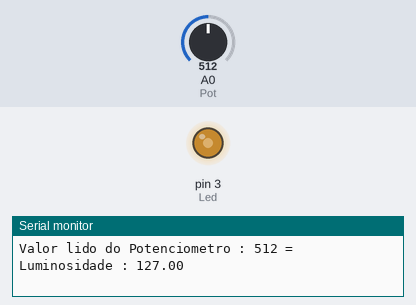
Recording of a sketch running on a simulated Arduino Uno, built with avr-gcc and run on an emulated ATmega328P. On the bench: output pins drawn as LEDs (lit = HIGH), the last lines printed to the serial monitor. The inputs (shaded band) are chosen by the test bench; at power-on: A0 (Pot) = 512.

Above: at 1.2 s.
1.3 s: A0 (Pot) set to 415
At 2.4 s:
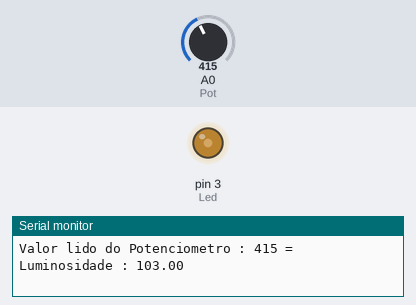
4.3 s: A0 (Pot) set to 391
At 4.9 s:
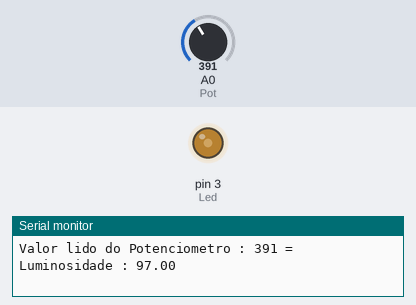
7.3 s: A0 (Pot) set to 716
At 7.9 s:
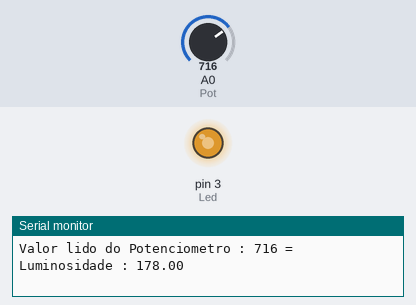
8.8 s: A0 (Pot) set to 981
At 10.1 s:
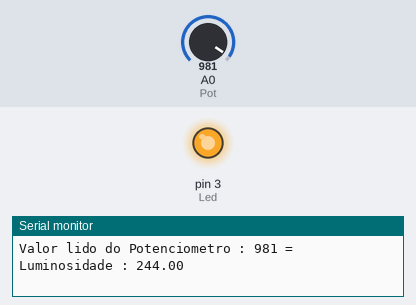
10.4 s: A0 (Pot) set to 1010
At 11.4 s:
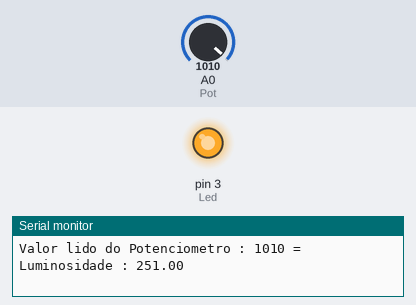
13.4 s: A0 (Pot) set to 122
At 14.7 s:
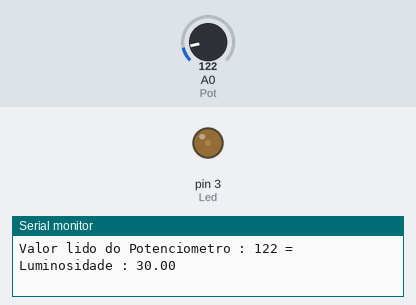
Timing chart, 0 to 15.9 s (numbered marks = the images above; inputs shaded):
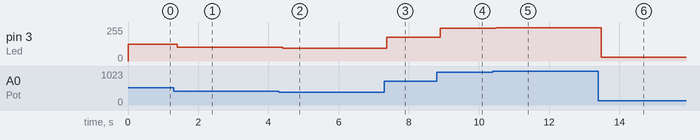

The sketch:

Pratica7_Luminosidade_LED.ino
```cpp
int Led = 3;             // atribuiu pino 3 digital a palavra Led
int Pot = 0;             // atribuiu pino A0 analogico a palavra Pot
int valor = 0;           // atribuiu 0 a varivel valor

// float  variavel com maior resoluçao de numeros inteiros
// pode chegar a 3.4028235 E+38 (32 bits)
float luminosidade = 0;  // atribuiu 0 a varivel luminosidade

void setup()
{
  Serial.begin(9600);    //Inicializa a comunicacao serial
  pinMode(Led, OUTPUT); //Define o pino do 3 como saída
}

void loop()
{
  valor = analogRead(Pot);    // Le o valor analogico do potenciometro (0 a 1023)
  luminosidade = map(valor, 0, 1023, 0, 255);  // Converte o valor lido do Pot

  Serial.print("Valor lido do Potenciometro : ");
  Serial.print(valor);
  Serial.print(" = Luminosidade : ");
  Serial.println(luminosidade);

  // agora trocamos a escrita digital HIGT ou LOW para o valor de luminositade lida pelo potenciometro
  analogWrite(Led, luminosidade); // Acende o Led - Sinal PWM (0 a 255)
 }
```

Measured:
- after the input at 1.3 s, pin 3 (Led): 127/255 → 103/255 after 0.11 s
- after the input at 4.3 s, pin 3 (Led): 103/255 → 97/255 after 0.11 s
- after the input at 7.3 s, pin 3 (Led): 97/255 → 178/255 after 0.07 s
- after the input at 8.8 s, pin 3 (Led): 178/255 → 244/255 after 0.10 s
- after the input at 10.4 s, pin 3 (Led): 244/255 → 251/255 after 0.10 s
- after the input at 13.4 s, pin 3 (Led): 251/255 → 30/255 after 0.09 s
